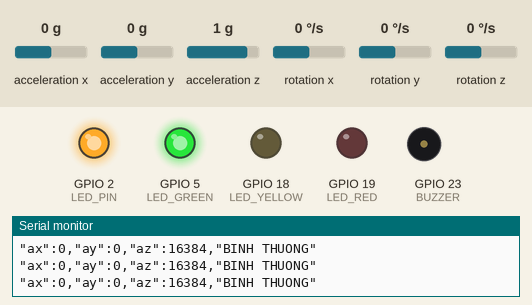
A sketch run on a simulated ESP32. Shown: output pins drawn as LEDs (lit = HIGH), buzzer (waves = sounding, pin HIGH), the last lines printed to the serial monitor. Inputs (shaded band) come from the test bench; at power-on: acceleration x 0 g, acceleration y 0 g, acceleration z 1 g, rotation x 0 °/s, rotation y 0 °/s, rotation z 0 °/s. WiFi joins after 1.5 s; servers stay silent unless stated; random numbers use the default seed unless the sketch sets one; no MQTT or app messages arrive unless stated; web services answer with replies made up by the test bench.

Above: at 2.7 s.
2.8 s: acceleration x set to -1.4 g
At 3.37 s:
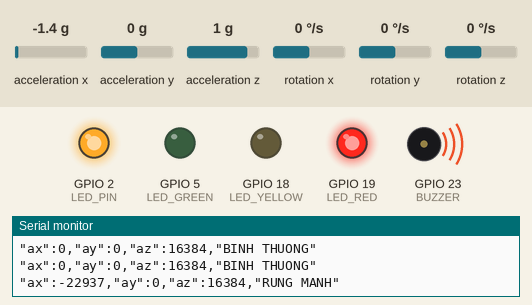
5.0 s: acceleration y set to -1.4 g
At 5.59 s:
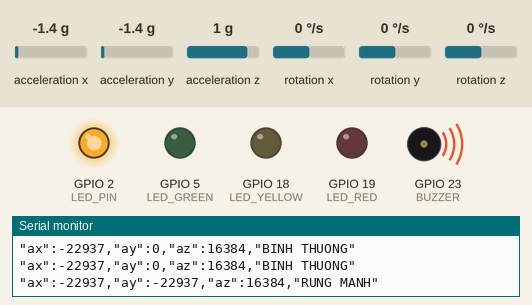
Timing chart, 0 to 8.0 s (numbered marks = the images above; inputs shaded):
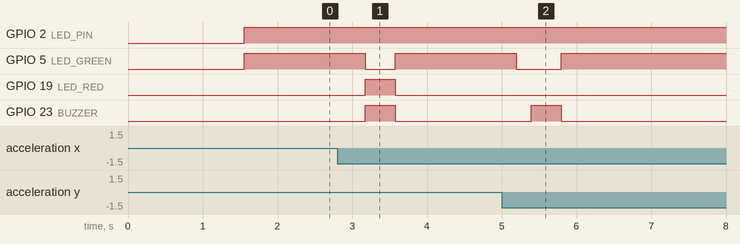

Measured:
- after the input at 2.8 s, GPIO 5 (LED_GREEN): HIGH → LOW after 0.37 s, → HIGH 0.40 s later; GPIO 19 (LED_RED), GPIO 23 (BUZZER): LOW → HIGH after 0.37 s, → LOW 0.40 s later
- after the input at 5.0 s, GPIO 5 (LED_GREEN): HIGH → LOW after 0.19 s, → HIGH 0.60 s later; GPIO 23 (BUZZER): LOW → HIGH after 0.39 s, → LOW 0.40 s later

The sketch:

do_an_3_giam_sat_rung_dong_may.ino
```cpp
#include <WiFi.h>
#include <WiFiClientSecure.h>
#include <PubSubClient.h>
#include <Wire.h>
#include <MPU6050.h>
#include <HTTPClient.h>   // THÊM

// ===== WIFI =====
const char* ssid = "Hào Hùng Phát 2";
const char* password = "Lenguyenmanhhung0901";

// const char* ssid = "Hùnn";
// const char* password = "11223301";

// ===== MQTT =====
const char* mqtt_server = "c542be78d0cb4caba47847e0f90e97f5.s1.eu.hivemq.cloud";
const char* mqtt_user = "lenguyenmanhhung";
const char* mqtt_pass = "Manhhung05";

// ===== TELEGRAM =====
String BOT_TOKEN = "8163882798:AAH99a5iqdJ666oAPlRc-OJ1tBlQP8B60Jk";   // TELEGRAM
String CHAT_ID = "5920860822";                                        // TELEGRAM

// ===== CHÂN =====
#define LED_PIN 2
#define LED_GREEN 5
#define LED_YELLOW 18
#define LED_RED 19
#define BUZZER 23

WiFiClientSecure espClient;
PubSubClient client(espClient);
MPU6050 mpu;

// ===== BIẾN =====
bool sendData = true;
int16_t ax, ay, az;
int last_ax = 0, last_ay = 0;

bool buzzerState = false;
bool redState = false;
unsigned long lastBeepTime = 0;
unsigned long lastSendTime = 0;   // TELEGRAM chống spam

// ===== TELEGRAM FUNCTION =====
// void sendTelegram(String message) {
//   WiFiClientSecure client;
//   client.setInsecure();

//   HTTPClient https;

//   String url = "https://api.telegram.org/bot" + BOT_TOKEN + "/sendMessage?chat_id=" + CHAT_ID + "&text=" + message;

//   Serial.println("Sending Telegram...");

//   if (https.begin(client, url)) {
//     int httpCode = https.GET();

//     if (httpCode > 0) {
//       Serial.println("Telegram sent ✅");
//     } else {
//       Serial.println("Send failed ❌");
//     }

//     https.end();
//   } else {
//     Serial.println("HTTPS begin failed ❌");
//   }
// }
void sendTelegram(String message) {
  WiFiClientSecure client;
  client.setInsecure();

  // 🔥 encode đơn giản
  message.replace(" ", "%20");

  String url = "https://api.telegram.org/bot" + BOT_TOKEN +
               "/sendMessage?chat_id=" + CHAT_ID +
               "&text=" + message;

  // Serial.println("Sending Telegram...");
  // Serial.println(url);   // DEBUG

  HTTPClient https;

  if (https.begin(client, url)) {
    int httpCode = https.GET();

    // Serial.print("HTTP Code: ");
    // Serial.println(httpCode);

    String payload = https.getString();
    // Serial.println("Response:");
    // Serial.println(payload);

    https.end();
  } else {
    Serial.println("HTTPS begin FAILED ❌");
  }
}

// ===== WIFI =====
void setup_wifi() {
  Serial.print("Connecting WiFi...");
  WiFi.begin(ssid, password);
  while (WiFi.status() != WL_CONNECTED) {
    delay(500);
    Serial.print(".");
  }
  Serial.println("\nWiFi connected!");
}

// ===== MQTT CALLBACK =====
void callback(char* topic, byte* payload, unsigned int length) {
  String msg = "";
  for (int i = 0; i < length; i++) msg += (char)payload[i];

  msg.trim();
  Serial.println(msg);

  if (msg == "OFF" || msg == "STOP") {
    sendData = false;
  } else if (msg == "ON" || msg == "START") {
    sendData = true;
  }
}

// ===== MQTT CONNECT =====
void reconnect() {
  while (!client.connected()) {
    Serial.print("Connecting MQTT...");
    String clientId = "ESP32_HUNG" + String(random(1000, 9999));

    if (client.connect(clientId.c_str(), mqtt_user, mqtt_pass)) {
      Serial.println("connected!");
      client.subscribe("hung123/control");
    } else {
      Serial.println("retry...");
      delay(2000);
    }
  }
}

// ===== SETUP =====
void setup() {
  Serial.begin(115200);

  pinMode(LED_PIN, OUTPUT);
  pinMode(LED_GREEN, OUTPUT);
  pinMode(LED_YELLOW, OUTPUT);
  pinMode(LED_RED, OUTPUT);
  pinMode(BUZZER, OUTPUT);

  setup_wifi();

  espClient.setInsecure();
  client.setServer(mqtt_server, 8883);
  client.setCallback(callback);

  Wire.begin(21, 22);
  mpu.initialize();

  if (mpu.testConnection()) {
    Serial.println("MPU6050 OK");
  } else {
    Serial.println("MPU6050 FAIL");
  }
}

// ===== LOOP =====
void loop() {
  if (!client.connected()) reconnect();
  client.loop();

  if (sendData) {

    mpu.getAcceleration(&ax, &ay, &az);

    int diff_ax = abs(ax - last_ax);
    int diff_ay = abs(ay - last_ay);

    if (diff_ax < 400) diff_ax = 0;
    if (diff_ay < 400) diff_ay = 0;

    bool strongVibration = false;
    String status;

    if (diff_ax > 3700 || diff_ay > 3700) {
      status = "RUNG MANH";
      strongVibration = true;
      digitalWrite(LED_PIN, HIGH);
    }
    else if (diff_ax > 1200 || diff_ay > 1200) {
      status = "RUNG NHE";
      digitalWrite(LED_PIN, HIGH);
    }
    else {
      status = "BINH THUONG";
      digitalWrite(LED_PIN, HIGH);
    }

    // 🟢 Bình thường
    if (status == "BINH THUONG") {
      digitalWrite(LED_GREEN, HIGH);
      digitalWrite(LED_YELLOW, LOW);
      digitalWrite(LED_RED, LOW);
      digitalWrite(BUZZER, LOW);
      buzzerState = false;
    }

    // 🟡 Rung nhẹ
    else if (status == "RUNG NHE") {
      digitalWrite(LED_GREEN, LOW);
      digitalWrite(LED_YELLOW, HIGH);
      digitalWrite(LED_RED, LOW);
      digitalWrite(BUZZER, LOW);
    }

    // 🔴 Rung mạnh
    else if (strongVibration) {
      digitalWrite(LED_GREEN, LOW);
      digitalWrite(LED_YELLOW, LOW);

      // ===== TELEGRAM SEND =====
      if (millis() - lastSendTime > 5000) {
        sendTelegram("CANH BAO: MAY RUNG MANH!");
        lastSendTime = millis();
      }

      // Nhấp nháy LED + còi
      if (millis() - lastBeepTime > 200) {
        redState = !redState;
        buzzerState = !buzzerState;

        digitalWrite(LED_RED, redState);
        digitalWrite(BUZZER, buzzerState);

        lastBeepTime = millis();
      }
    }

    last_ax = ax;
    last_ay = ay;

    char msg[120];
    sprintf(msg,
      "\"ax\":%d,\"ay\":%d,\"az\":%d,\"%s\"",
      ax, ay, az, status.c_str()
    );

    client.publish("hung123/test", msg);
    client.publish("hung123/ax", String(ax).c_str());
    client.publish("hung123/ay", String(ay).c_str());
    client.publish("hung123/az", String(az).c_str());

    Serial.println(msg);
  }

  delay(400);
}
```
